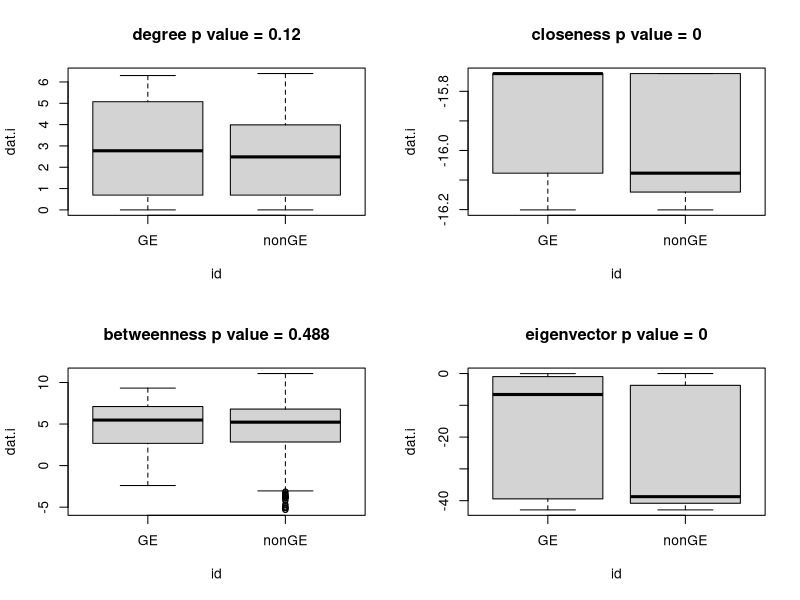

The R script that drew this image:
rm(list=ls())

#libraries
library(igraph)

#data
dat.test<- read.csv("../data/gene_expression_net_feltus_main.csv")

genes <- read.csv("../data/Cubillos ASE/ColCVI cisGxE.csv")

genes <- as.character(genes[,1])

layout(matrix(1:4,ncol=2))
for(i in 2:ncol(dat.test)){
  dat.i <- dat.test[which(is.finite(log(dat.test[,i]))==TRUE),]
  use <- which(dat.i[,1] %in% genes)
  id <- rep('nonGE',nrow(dat.i))
  id[use] <- 'GE'
  dat.i <- log(dat.i[,i])
  obs.i <- abs(mean(dat.i[use])-mean(dat.i[-use]))
  len1 <- c()
  for(j in 1:1000){
    use.j <- sample(1:length(id), length(use), replace=TRUE)
    met.j <- abs(mean(dat.i[use.j])-mean(dat.i[-use.j]))
    len1 <- c(len1,met.j)
  }
  p.i <- round(length(which(len1>obs.i)),4)/j
  boxplot(dat.i~id,main=paste0(colnames(dat.test)[i],' p value = ',p.i))
}

